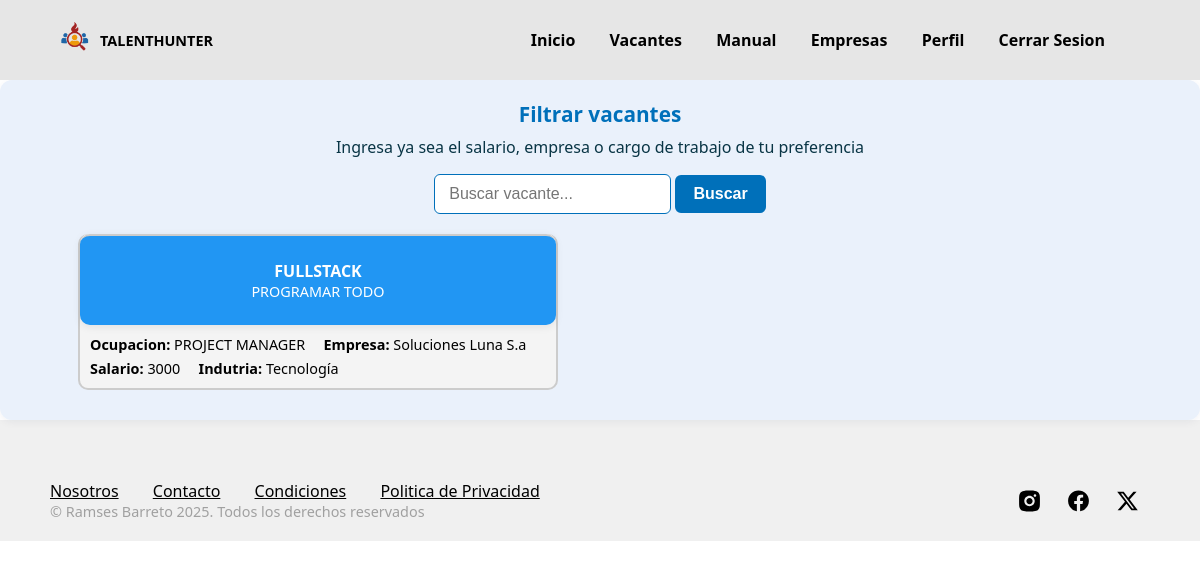
The app's page /c.sistema/vacantes.php with its own data.
### tables this page shows
CREATE TABLE `job_publication` (
  `id` int(11) NOT NULL,
  `title` varchar(40) NOT NULL,
  `subtitle` varchar(100) NOT NULL,
  `job_occupation` varchar(25) DEFAULT NULL,
  `start_shift_hours` time DEFAULT NULL,
  `end_shift_hours` time DEFAULT NULL,
  `job_salary` int(8) DEFAULT NULL,
  `start_reclutement_period` date DEFAULT NULL,
  `end_reclutement_period` date DEFAULT NULL,
  `required_experience` varchar(500) DEFAULT NULL,
  `fk_company_id` int(11) DEFAULT NULL
);

CREATE TABLE `company` (
  `id` int(11) NOT NULL,
  `social_denomination` varchar(20) NOT NULL,
  `email` varchar(30) NOT NULL,
  `password` varchar(30) NOT NULL,
  `domicile` varchar(20) NOT NULL,
  `rif` varchar(10) NOT NULL,
  `contact_number` varchar(15) NOT NULL,
  `industry` varchar(20) NOT NULL,
  `url_image` varchar(255) NOT NULL
);

### c.sistema/vacantes.php (the view, shortened to what this page needs)
<!DOCTYPE html>
<html lang="en">
<head>
    <link rel="stylesheet" href="../css/vacante.css">
</head>
<body class="aparecer-arriba">
<?php
include('../php/conexion_be.php');
$query = "
SELECT jp.*, c.social_denomination AS company_name, c.email AS company_email, c.industry as company_industry
FROM job_publication AS jp
INNER JOIN company AS c ON jp.fk_company_id = c.id
";
$result = mysqli_query($conexion, $query);
?>
<header>
        <div class="container">
            <div class="logo">
               <div class="imagen-logo"></div>
                <p>TALENTHUNTER</p>
            </div>
            <nav>
                <a href="/login-registro/c.sistema/aspirante.php">Inicio</a>
                <a href="/login-registro/a.inicio/home.html">Vacantes</a>
                <a href="/login-registro/a.inicio/comunidad.html">Manual</a>
                <a href="/login-registro/a.inicio/comunidad.html">Empresas</a>
                 <a href="/login-registro/a.inicio/login_register.php">Perfil</a>
                <a href="/login-registro/php/cerrar_sesion.php">Cerrar Sesion</a>
            </nav>
        </div>
    </header>
<div class="vacantes-lista">
<div id="filtrado-container">
    <div class="filtrado-wrapper">
    <div class="title-wrapper">
        <h2>
            Filtrar vacantes
        </h2>
        <p>
            Ingresa ya sea el salario, empresa o cargo de trabajo de tu preferencia
        </p>
    </div>
    <div class="content-wrapper">
        <form action="" method="GET">
            <input type="text" name="search" placeholder="Buscar vacante..." class="search-input">
            <button type="submit" class="search-button">Buscar</button>
        </form>
    </div>
    </div>
<?php while ($row = mysqli_fetch_assoc($result)) { ?>
    <div class="card-container">
    <div class="vacante-card">
        <div class="cardtitle-wrapper">
        <a class="vacante-link" href="detalle_vacante.php?id=<?php echo $row['id'];?>">
            <h2 class="vacante-puesto"><?php echo $row['title'];?></h2>
            <p class="vacante-empresa"><?php echo $row['subtitle'];?></p>
            </div>
            </div>
            <div class="cardparrafo-wrapper">
             <p class="vacante-titulo"><b>Ocupacion:</b> <?php echo $row['job_occupation'];?></p>
             <p class="vacante-email"><b>Empresa:</b> <?php echo $row['company_name'];?></p>
             <p class="vacante-empresa"><b>Salario: </b> <?php echo $row['job_salary'];?></p>
             <p class="vacante-empresa"><b>Indutria: </b> <?php echo $row['company_industry'];?></p>
                </div>
        </div>
<?php } ?>
</div>
</div>
  <footer>
        <div class="container">
            <div class="texto">
                <nav>
                    <a href="#">Nosotros</a>
                    <a href="#">Contacto</a>
                    <a href="#">Condiciones</a>
                    <a href="#">Politica de Privacidad</a>
                </nav>
                <p>&copy; Ramses Barreto 2025. Todos los derechos reservados</p>
            </div>
            <div class="img-container">
                <div class="icons">
                </div>
            </div>
        </div>
    </footer>
</body>
</html>

### css/vacante.css (style rules this page uses)
* { margin: 0; padding: 0; box-sizing: border-box; }
h2 { font-size: 1em; }
p { font-size: 0.9em; }
html, body { margin: 0; font-family: system-ui, -apple-system, BlinkMacSystemFont, 'Segoe UI', Roboto, Oxygen, Ubuntu, Cantarell, 'Open Sans', 'Helvetica Neue', sans-serif; }
.container { max-width: 1100px; margin: auto; }
header .logo { display: flex; flex-direction: row; justify-content: center; align-items: center; gap: 0px; }
header { background-color: rgb(230, 230, 230); padding: 15px 3px; position: fixed; width: 100%; top: 0; }
header .imagen-logo { width: 50px; height: 50px; background-image: url(../img/logito.png); background-repeat: no-repeat; background-size: cover; background-position: center; }
header nav { margin-right: 30px; }
header p { font-weight: 800; }
header a { text-decoration: none; color: black; padding: 0px 15px; font-weight: 700; }
header .container { display: flex; flex-direction: row; justify-content: space-between; align-items: center; }
.vacantes-lista { display: flex; flex-direction: column; height: 100%; }
.cardparrafo-wrapper { display: flex; width: 100%; gap: 5px 4%; flex-wrap: wrap; padding: 10px; border-radius: 10px; }
.vacante-link { text-decoration: none; color: inherit; display: block; }
.card-container { width: 40%; height: 30%; background: #f4f4f4; border-radius: 10px; border-left: 2px solid black; border-right: 2px solid black; border-bottom: 2px solid black; border: 2px solid #ccc; border-top: none; margin-left: 6.5%; margin-bottom: 30px; }
.vacante-card { border: 2px solid #ccc; border-radius: 10px; padding: 20px; width: 100%; box-shadow: 0 2px 8px rgba(0, 0, 0, 0.08); transition: box-shadow 0.2s; color: white; background-color: #2196f3; border-top: 2px solid #ccc; border-bottom: 0px; border-left: none; border-right: none; padding: 24px 20px; }
#filtrado-container { align-items: center; text-align: center; justify-content: flex-start; margin-top: 80px; display: flex; background: #eaf1fb; border-radius: 12px; flex-wrap: wrap; gap: 0px 0%; box-shadow: 0 2px 8px rgba(9, 35, 69, 0.06); }
.filtrado-wrapper { width: 100%; margin-top: 20px; margin-bottom: 20px; }
#filtrado-container .title-wrapper h2 { color: #0070ba; font-size: 1.3em; margin-bottom: 8px; font-weight: 600; }
#filtrado-container .title-wrapper p { color: #093545; font-size: 1em; margin-bottom: 16px; }
.search-input { flex: 1; padding: 10px 14px; border: 1.5px solid #0070ba; border-radius: 6px; font-size: 1em; outline: none; transition: border 0.2s; }
.search-button { background: #0070ba; color: #fff; border: none; border-radius: 6px; padding: 10px 18px; font-size: 1em; font-weight: 600; cursor: pointer; transition: background 0.2s; }
footer { padding: 100px 0px; background-color: rgb(240, 240, 240); bottom: 0; width: 100%; height: 20%; }
footer .container { display: flex; flex-direction: column; justify-content: center; align-items: center; text-align: center; }
footer a { margin: 5px 15px; color: black; }
footer nav { padding: 20px 0px; }
footer .icon { width: 45px; height: 30px; margin: 20px 0px; padding: 0px 10px; }
@media (min-width: 750px) { footer { padding: 0px 0px; } }
@media (min-width: 750px) { footer .container { padding-top: 60px; padding-bottom: 20px; flex-direction: row; align-items: flex-end; justify-content: space-between; } }
@media (min-width: 750px) { footer .texto { display: flex; flex-direction: column; text-align: initial; } }
@media (min-width: 750px) { footer .icon { margin: 0px; } }
@media (min-width: 750px) { footer p { color: rgb(160, 160, 160); } }
@media (min-width: 750px) { footer nav { padding: 0px; } }
@media (min-width: 750px) { footer a { margin: 0px; padding-right: 30px; } }

### records on screen
job_publication: title "FULLSTACK", subtitle "PROGRAMAR TODO", job_occupation "PROJECT MANAGER", fk_company.social_denomination "Soluciones Luna S.a", job_salary "3000", fk_company.industry "Tecnología"
